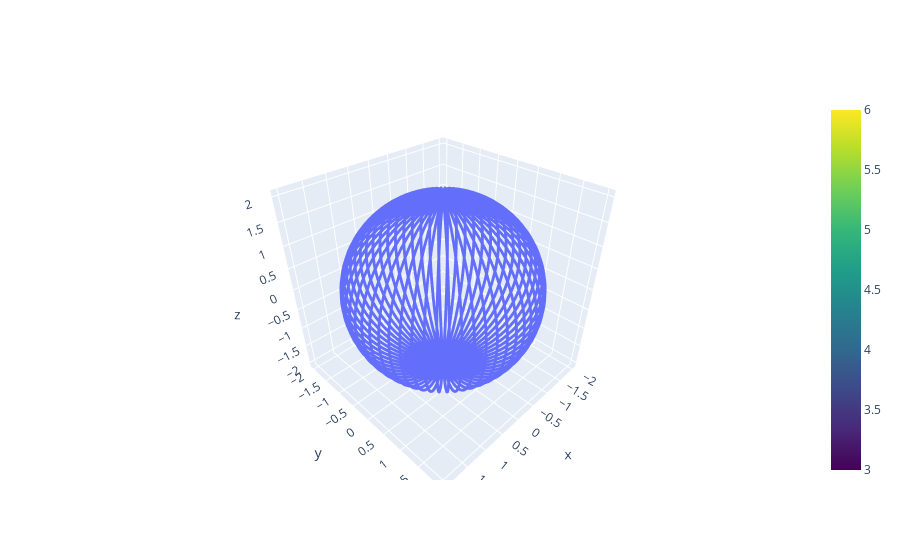

Source (notebook cell):
### Code cell
M2 = creer_maillage_spherique(lambda theta,phi : 2, np.pi,2*np.pi, 0.01,0.01)
#creer_maillage_cylindrique(-3,3,lambda theta,z : 2,2*np.pi, 0.05,0.05) #np.where(abs(z) >= 1/2, z, 2*z)  np.where(abs(z) <= 1, z+theta, z)

afficher_plotly(M2)

### Figure 1 — Plotly figure (JSON) as saved in the notebook; plotly's stock layout.template omitted (floating-point values rounded to 4 significant figures; data arrays with more than 128 entries replaced by an {"elided": "..."} marker saying what was removed)
{"data": [{"marker": {"colorscale": [[0, "#440154"], [0.1111, "#482878"], [0.2222, "#3e4989"], [0.3333, "#31688e"], [0.4444, "#26828e"], [0.5556, "#1f9e89"], [0.6667, "#35b779"], [0.7778, "#6ece58"], [0.8889, "#b5de2b"], [1, "#fde725"]], "showscale": true, "size": 1}, "mode": "markers", "type": "scatter3d", "x": {"elided": "18000 float values"}, "y": {"elided": "18000 float values"}, "z": {"elided": "18000 float values"}}], "layout": {}}
